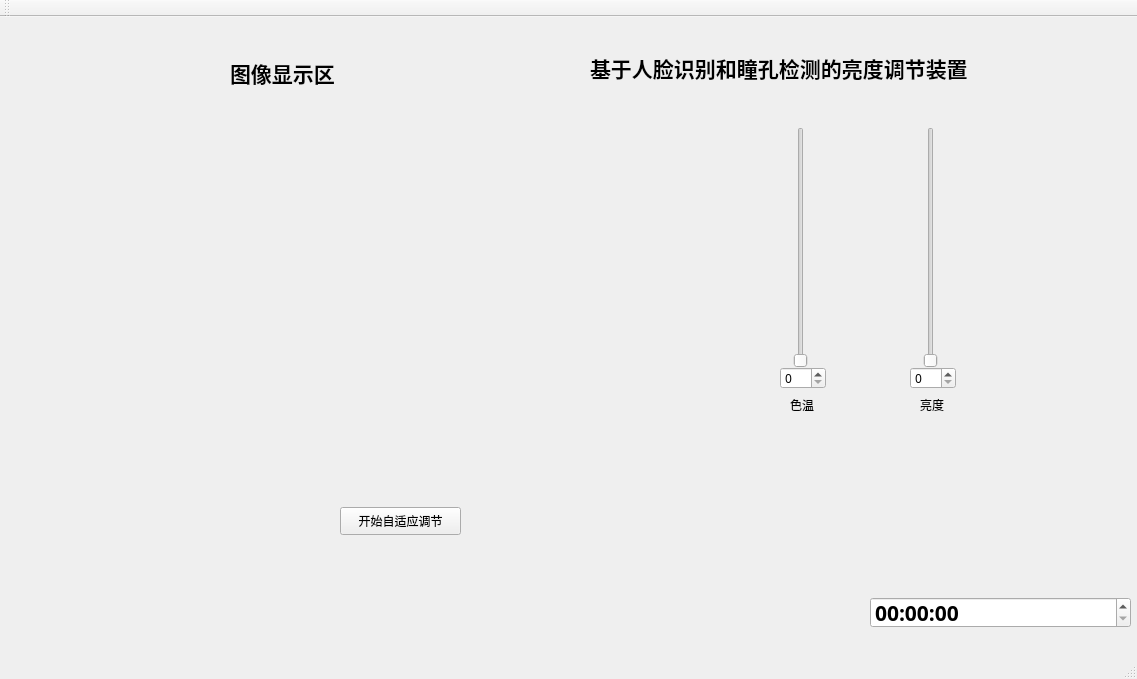
<?xml version="1.0" encoding="UTF-8"?>
<ui version="4.0">
 <class>QtSightnessClass</class>
 <widget class="QMainWindow" name="QtSightnessClass">
  <property name="geometry">
   <rect>
    <x>0</x>
    <y>0</y>
    <width>1137</width>
    <height>679</height>
   </rect>
  </property>
  <property name="windowTitle">
   <string>QtSightness</string>
  </property>
  <widget class="QWidget" name="centralWidget">
   <widget class="QLabel" name="label">
    <property name="geometry">
     <rect>
      <x>590</x>
      <y>30</y>
      <width>521</width>
      <height>41</height>
     </rect>
    </property>
    <property name="font">
     <font>
      <family>3ds</family>
      <pointsize>16</pointsize>
      <weight>75</weight>
      <bold>true</bold>
     </font>
    </property>
    <property name="text">
     <string>基于人脸识别和瞳孔检测的亮度调节装置</string>
    </property>
   </widget>
   <widget class="QPushButton" name="btn_begin_simulation">
    <property name="geometry">
     <rect>
      <x>340</x>
      <y>490</y>
      <width>121</width>
      <height>28</height>
     </rect>
    </property>
    <property name="text">
     <string>开始自适应调节</string>
    </property>
   </widget>
   <widget class="QWidget" name="widget" native="true">
    <property name="geometry">
     <rect>
      <x>40</x>
      <y>80</y>
      <width>1081</width>
      <height>331</height>
     </rect>
    </property>
    <widget class="QSlider" name="verticalSlider_color">
     <property name="geometry">
      <rect>
       <x>750</x>
       <y>30</y>
       <width>22</width>
       <height>241</height>
      </rect>
     </property>
     <property name="orientation">
      <enum>Qt::Vertical</enum>
     </property>
    </widget>
    <widget class="QSlider" name="verticalSlider_brightness">
     <property name="geometry">
      <rect>
       <x>880</x>
       <y>30</y>
       <width>22</width>
       <height>241</height>
      </rect>
     </property>
     <property name="orientation">
      <enum>Qt::Vertical</enum>
     </property>
    </widget>
    <widget class="QLabel" name="label_2">
     <property name="geometry">
      <rect>
       <x>750</x>
       <y>300</y>
       <width>72</width>
       <height>15</height>
      </rect>
     </property>
     <property name="text">
      <string>色温</string>
     </property>
    </widget>
    <widget class="QLabel" name="label_3">
     <property name="geometry">
      <rect>
       <x>880</x>
       <y>300</y>
       <width>72</width>
       <height>15</height>
      </rect>
     </property>
     <property name="text">
      <string>亮度</string>
     </property>
    </widget>
    <widget class="QSpinBox" name="spinBox">
     <property name="geometry">
      <rect>
       <x>740</x>
       <y>270</y>
       <width>46</width>
       <height>22</height>
      </rect>
     </property>
     <property name="font">
      <font>
       <family>Adobe 黑体 Std R</family>
      </font>
     </property>
    </widget>
    <widget class="QSpinBox" name="spinBox_2">
     <property name="geometry">
      <rect>
       <x>870</x>
       <y>270</y>
       <width>46</width>
       <height>22</height>
      </rect>
     </property>
     <property name="font">
      <font>
       <family>Adobe 黑体 Std R</family>
      </font>
     </property>
    </widget>
   </widget>
   <widget class="QLabel" name="label_video">
    <property name="geometry">
     <rect>
      <x>230</x>
      <y>20</y>
      <width>171</width>
      <height>71</height>
     </rect>
    </property>
    <property name="font">
     <font>
      <family>3ds</family>
      <pointsize>16</pointsize>
      <weight>75</weight>
      <bold>true</bold>
     </font>
    </property>
    <property name="text">
     <string>图像显示区</string>
    </property>
   </widget>
   <widget class="QTimeEdit" name="timeEdit">
    <property name="geometry">
     <rect>
      <x>870</x>
      <y>580</y>
      <width>261</width>
      <height>31</height>
     </rect>
    </property>
    <property name="font">
     <font>
      <family>3ds</family>
      <pointsize>16</pointsize>
      <weight>75</weight>
      <bold>true</bold>
     </font>
    </property>
   </widget>
  </widget>
  <widget class="QMenuBar" name="menuBar">
   <property name="geometry">
    <rect>
     <x>0</x>
     <y>0</y>
     <width>1137</width>
     <height>26</height>
    </rect>
   </property>
  </widget>
  <widget class="QToolBar" name="mainToolBar">
   <attribute name="toolBarArea">
    <enum>TopToolBarArea</enum>
   </attribute>
   <attribute name="toolBarBreak">
    <bool>false</bool>
   </attribute>
  </widget>
  <widget class="QStatusBar" name="statusBar"/>
 </widget>
 <layoutdefault spacing="6" margin="11"/>
 <resources>
  <include location="QtSightness.qrc"/>
 </resources>
 <connections/>
</ui>
